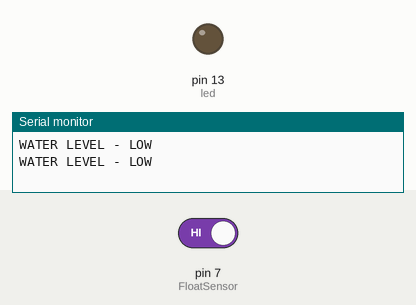
Simulated run of this sketch. Board: Arduino Uno, built with avr-gcc and run on an emulated ATmega328P. Parts: output pins drawn as LEDs (lit = HIGH), the last lines printed to the serial monitor. The test bench sets the inputs (shaded band); at power-on: pin 7 (FloatSensor) HIGH.

Above: at 1.8 s.
1.9 s: pin 7 (FloatSensor) driven LOW
At 2.9 s:
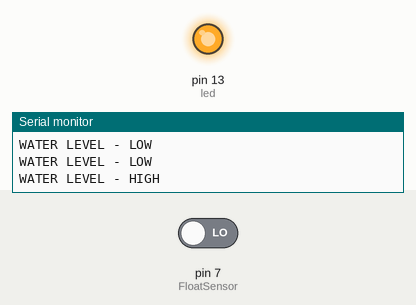
3.5 s: pin 7 (FloatSensor) driven HIGH
At 4.5 s:
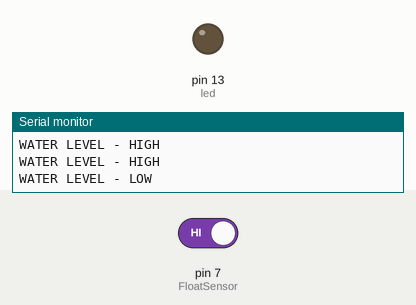
Timing chart, 0 to 6.5 s (numbered marks = the images above; inputs shaded):
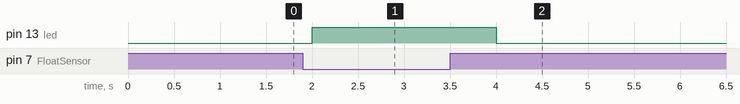

The sketch:

floatsensor.ino
```cpp
int FloatSensor = 7;
int led = 13;
int buttonState = 1; //reads pushbutton status

void setup() {
  Serial.begin(9600);
  pinMode(FloatSensor, INPUT_PULLUP);
  pinMode (led, OUTPUT);
}

void loop() {
  buttonState = digitalRead(FloatSensor);

  if (digitalRead(FloatSensor) == HIGH) {
    digitalWrite(led, LOW);
    Serial.println("WATER LEVEL - LOW");
  }
  else {
    digitalWrite(led, HIGH);
    Serial.println("WATER LEVEL - HIGH");
  }
  delay(1000);
}
```

simple.c
```cpp
#include <stdio.h>

int main() {
    printf("Hello, GitHub!\n");
    return 0;
}
```

Measured:
- after the input at 1.9 s, pin 13 (led): LOW → HIGH after 0.10 s
- after the input at 3.5 s, pin 13 (led): HIGH → LOW after 0.50 s
